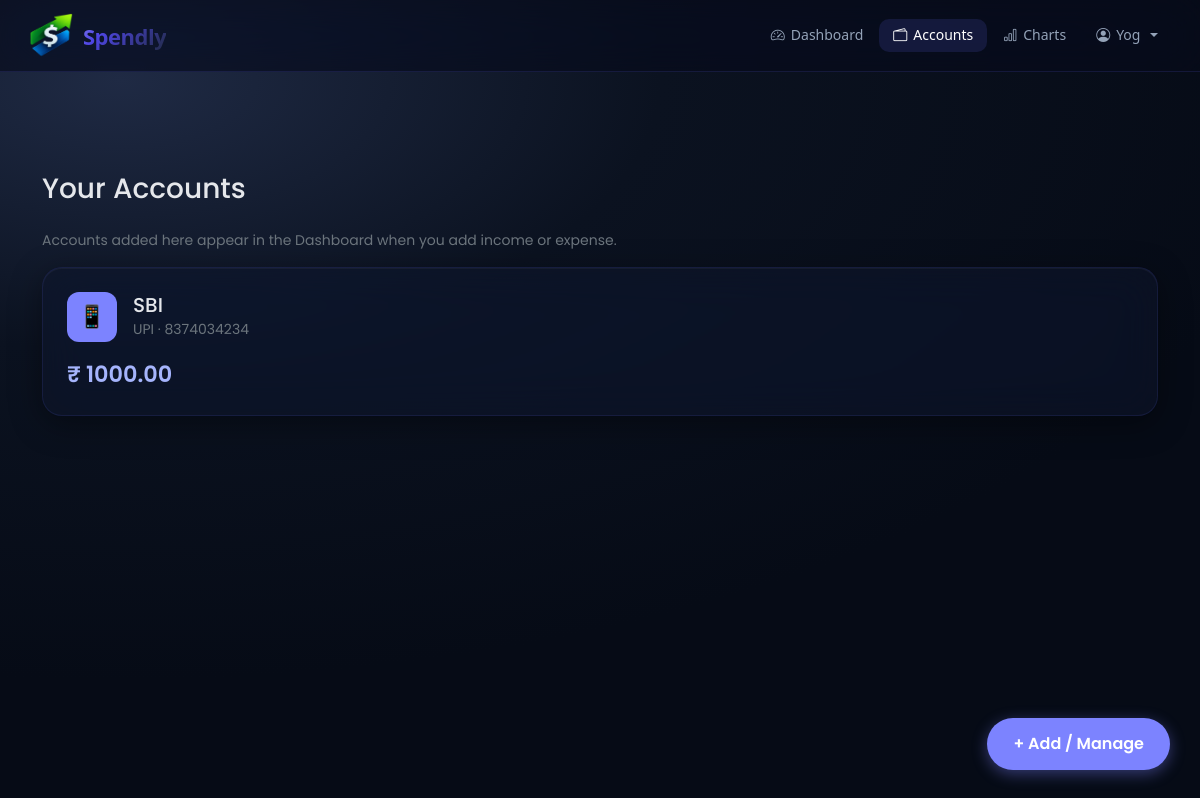
Screenshot of /accounts (signed in) with the database file from the repository.
### models.py (models this page shows)
class User(db.Model, UserMixin):
    id = db.Column(db.Integer, primary_key=True)
    email = db.Column(db.String(150), unique=True)
    password = db.Column(db.String(150))
    first_name = db.Column(db.String(150))
    gender = db.Column(db.String(20))
    number = db.Column(db.String(20))
    notes = db.relationship('Note')
    expenses = db.relationship('Expense')
    accounts = db.relationship('Account')

class Account(db.Model):
    id = db.Column(db.Integer, primary_key=True)
    name = db.Column(db.String(150), nullable=False)
    number = db.Column(db.String(100), nullable=False)
    type = db.Column(db.String(50), nullable=False)
    balance = db.Column(db.Float, nullable=False)
    user_id = db.Column(db.Integer, db.ForeignKey('user.id'), nullable=False)

### views.py (the view, shortened to what this page needs)
@views.route('/accounts', methods=['GET', 'POST'])
@login_required
def accounts():
    accounts = Account.query.filter_by(user_id=current_user.id).all()
    return render_template('accounts.html', user=current_user, accounts=accounts)

### __init__.py (called while the page is built)
def create_app():
    app = Flask(__name__)
    app.config['SECRET_KEY'] = 'ayisgdysiasgdasikasjdhaskydgk'
    app.config['SQLALCHEMY_DATABASE_URI'] = f'sqlite:///{DB_NAME}'
    db.init_app(app)
    from views import views
    from auth import auth
    app.register_blueprint(views, url_prefix='/')
    app.register_blueprint(auth, url_prefix='/')
    from models import User, Note, Expense, Account
    with app.app_context():
        db.create_all()
    login_manager = LoginManager()
    login_manager.login_view = 'auth.login'
    login_manager.init_app(app)
    @login_manager.user_loader
    def load_user(id):
        return User.query.get(int(id))
    return app

### templates/accounts.html (shortened to what this page needs)
<!doctype html>
<html lang="en">
<head>
  <link href="https://cdn.jsdelivr.net/npm/bootstrap@5.3.2/dist/css/bootstrap.min.css" rel="stylesheet" />
  <link href="https://cdn.jsdelivr.net/npm/bootstrap-icons/font/bootstrap-icons.css" rel="stylesheet" />
</head>
<body>
  {% include "_navbar.html" %}
  <div class="container" style="margin-top: 100px; padding-bottom: 80px">
    <h3 class="mb-4">Your Accounts</h3>
    <p class="text-secondary small">Accounts added here appear in the Dashboard when you add income or expense.</p>
    <div class="row g-4" id="accountsContainer">
      {% for account in accounts %}
      <div class="col-md-6 col-lg-12 account-card" data-id="{{ account.id }}" data-name="{{ account.name|e }}"
        data-number="{{ account.number|e }}" data-type="{{ account.type|e }}" data-balance="{{ account.balance }}">
        <div class="glass-card p-4 position-relative account-clickable">
          <div class="d-flex align-items-center gap-3 mb-3">
            <div class="account-icon">{{
              {'Cash':'💵','Bank':'🏦','UPI':'📱','Card':'💳','Savings':'🐷','General':'💰'}.get(account.type, '💰') }}
            </div>
            <div>
              <h6 class="mb-0 fs-5">{{ account.name }}</h6>
              <small class="text-secondary">{{ account.type }} · {{ account.number }}</small>
            </div>
          </div>
          <div class="balance">₹ {{ "%.2f"|format(account.balance) }}</div>
        </div>
      </div>
      {% endfor %}
    </div>
  </div>
  <button class="add-account-btn" onclick="openAddModal()">
    + Add / Manage
  </button>
</body>
</html>

### templates/_navbar.html (shortened to what this page needs)
<nav id="shared-app-navbar" class="navbar navbar-expand-lg">
  <a class="shared-navbar-brand" href="{{ url_for('views.dashboard') }}">
    <img class="shared-navbar-logo" src="{{ url_for('static', filename='img.png') }}" alt="Logo">
    Spendly
  </a>
  {% set current_path = request.path %}
  <div class="collapse navbar-collapse shared-nav-collapse" id="navMenu">
    <ul class="shared-nav-list">
      {% if user is defined and user and user.is_authenticated %}
      <li class="nav-item">
        <a class="shared-nav-link {% if current_path == '/dashboard' %}active{% endif %}"
          href="{{ url_for('views.dashboard') }}">
          <i class="bi bi-speedometer2"></i> Dashboard
        </a>
      </li>
      <li class="nav-item">
        <a class="shared-nav-link {% if current_path == '/accounts' or current_path.startswith('/accounts/') %}active{% endif %}"
          href="{{ url_for('views.accounts') }}">
          <i class="bi bi-wallet2"></i> Accounts
        </a>
      </li>
      <li class="nav-item">
        <a class="shared-nav-link {% if current_path == '/charts' %}active{% endif %}"
          href="{{ url_for('views.charts') }}">
          <i class="bi bi-bar-chart"></i> Charts
        </a>
      </li>
      <li class="nav-item dropdown">
        <a class="shared-nav-link dropdown-toggle {% if current_path == '/profile' %}active{% endif %}" href="#"
          id="navbarDropdown" role="button" data-bs-toggle="dropdown" data-toggle="dropdown" aria-expanded="false">
          <i class="bi bi-person-circle"></i> {{ user.first_name }}
        </a>
      </li>
      {% endif %}
    </ul>
  </div>
</nav>

### templates/accounts.html (style rules this page uses)
*, *::before, *::after { box-sizing: border-box; }
body { font-family: "Poppins", sans-serif; background: radial-gradient(1200px 600px at 10% 10%, #1f2a44, #0b1220 45%, #060b16); margin: 0; color: #e5e7eb; min-height: 100vh; }
.glass-card { background: rgba(15, 23, 42, 0.55); backdrop-filter: blur(20px) saturate(1.4); -webkit-backdrop-filter: blur(20px) saturate(1.4); border: 1px solid rgba(99, 102, 241, 0.12); border-radius: 20px; padding: 24px; box-shadow: 0 8px 32px rgba(0, 0, 0, 0.4), inset 0 1px 0 rgba(255, 255, 255, 0.04); transition: transform 0.2s ease, box-shadow 0.2s ease; }
.account-clickable { cursor: pointer; }
.account-icon { width: 50px; height: 50px; background: #7c83ff; border-radius: 12px; display: flex; align-items: center; justify-content: center; font-size: 22px; color: #fff; }
.balance { font-size: 1.4rem; font-weight: 600; color: #a5b4fc; }
.add-account-btn { position: fixed; bottom: 30px; right: 30px; background: #7c83ff; color: #fff; border: none; padding: 14px 26px; border-radius: 30px; font-weight: 600; box-shadow: 0 4px 15px rgba(124, 131, 255, 0.4); z-index: 1000; }

### templates/_navbar.html (style rules this page uses)
#shared-app-navbar { --nav-bg: rgba(8, 12, 25, 0.65); --nav-border: rgba(99, 102, 241, 0.15); --link: #94a3b8; --link-active-bg: rgba(99, 102, 241, 0.15); --link-active: #ffffff; --dropdown-bg: rgba(15, 23, 42, 0.95); --dropdown-border: rgba(99, 102, 241, 0.3); --font: system-ui, -apple-system, "Segoe UI", sans-serif; background: var(--nav-bg) !important; backdrop-filter: blur(24px) saturate(1.6) !important; -webkit-backdrop-filter: blur(24px) saturate(1.6) !important; border-bottom: 1px solid var(--nav-border) !important; padding: 12px 28px !important; min-height: 72px; font-family: var(--font) !important; box-sizing: border-box; }
#shared-app-navbar * { box-sizing: border-box; font-family: inherit !important; }
#shared-app-navbar .shared-navbar-brand { font-weight: 800 !important; font-size: 22px !important; line-height: 1 !important; letter-spacing: -0.5px !important; display: inline-flex !important; align-items: center !important; gap: 10px !important; text-decoration: none !important; background: linear-gradient(135deg, #e5e7ff, #4f46e5, #1e293b); -webkit-background-clip: text; -webkit-text-fill-color: transparent; background-clip: text; margin: 0; padding: 0; }
#shared-app-navbar .shared-navbar-logo { width: 45px !important; height: 45px !important; display: block; flex: 0 0 auto; }
#shared-app-navbar .shared-nav-collapse { justify-content: flex-end !important; }
#shared-app-navbar .shared-nav-list { display: flex !important; align-items: center !important; margin-left: auto !important; margin-bottom: 0 !important; padding-left: 0 !important; gap: 2px !important; list-style: none !important; }
#shared-app-navbar .nav-item { margin: 0 !important; padding: 0 !important; }
#shared-app-navbar .shared-nav-link { display: inline-flex !important; align-items: center !important; gap: 6px !important; color: var(--link) !important; font-weight: 500 !important; font-size: 14px !important; line-height: 1.2 !important; padding: 8px 14px !important; border-radius: 10px !important; margin: 0 !important; text-decoration: none !important; transition: all 0.25s ease !important; white-space: nowrap; }
#shared-app-navbar .shared-nav-link.active, #shared-app-navbar .shared-nav-link:hover, #shared-app-navbar .shared-nav-link:focus { color: var(--link-active) !important; background: var(--link-active-bg) !important; }

### rows the page displays
User: first_name "Yog"
Account: type "📱", name "SBI", type "UPI", number "8374034234", balance "1000.00"
